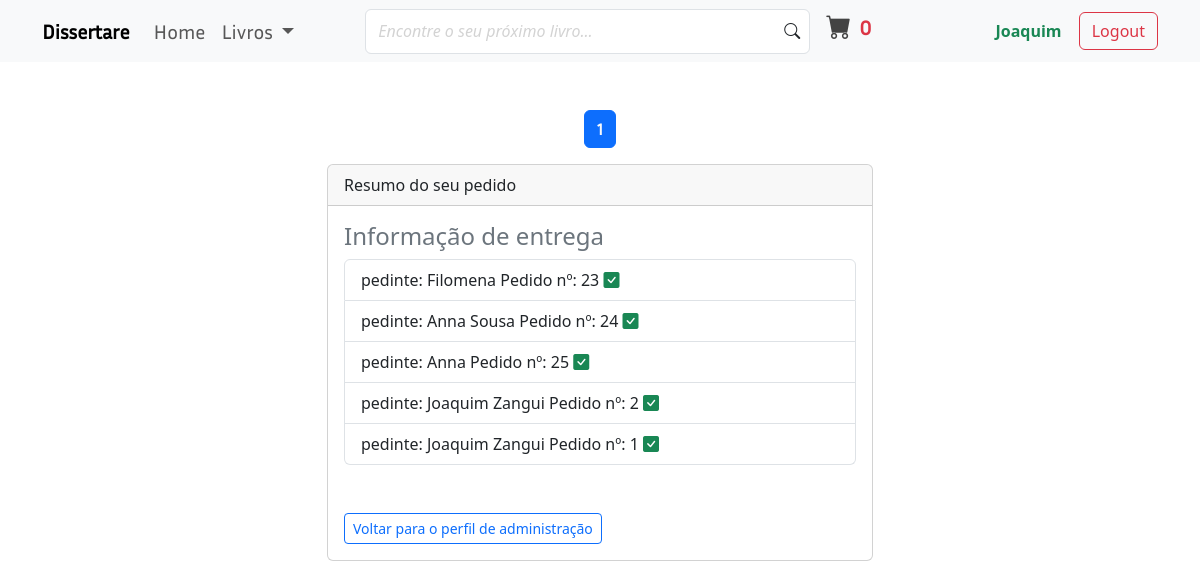
The page /payment/shipped_dash/ (signed in) on the database its author committed.
### payment/models.py (models this page shows, shortened)
class Order(models.Model):
    user = models.ForeignKey(User, on_delete=models.CASCADE, null=True, blank=True)
    full_name = models.CharField(max_length=250)
    email = models.EmailField(max_length=250)
    shipping_address = models.TextField(max_length=15000)
    amount_paid = models.DecimalField(max_digits=7, decimal_places=2)
    date_ordered = models.DateTimeField(default=timezone.now)
    shipped = models.BooleanField(default=False)
    date_shipped = models.DateTimeField(blank=True, null=True)

### payment/views.py (the view)
# urls.py: path('shipped_dash/', views.shipped_dash, name='shipped-dash'),
@login_required
def shipped_dash(request):
    if request.user.is_superuser:
        orders = Order.objects.filter(shipped=True).order_by('-date_shipped')
        pagtr = Paginator(orders, 5)
        page_number = request.GET.get('page')
        page_obj = pagtr.get_page(page_number)
        return render(request, 'payment/shipped_dash.html', {'page_obj': page_obj})
    else:
        messages.warning(request, "Access Denied")
        return redirect('books')

### books/context_processors.py (called while the page is built)
def announcement(request):
    announcement_obj = Announcement_context(request)
    announcements = announcement_obj.announcement.order_by('-date_posted')[:3]
    return {'announcements': announcements}

### cart/cart.py (called while the page is built)
    def __len__(self):
        return len(self.cart)

### cart/context_processors.py (called while the page is built)
def cart(request):
    return {'cart': Cart(request)}

### payment/templates/payment/shipped_dash.html (shortened to what this page needs)
{% extends 'books/base.html' %}
{% block main_content %}
    <div class="py-5 container">
        <nav aria-label="Page navigation example">
            <ul class="pagination pagination-md justify-content-center">
                {% for num in page_obj.paginator.page_range %}
                    {% if page_obj.number == num %}
                        <li class="page-item active" aria-current="page"><a class="page-link text-light fw-bold" href="?page={{num}}">{{num}}</a></li>
                    {% elif num > page_obj.number|add:'-3' and num < page_obj.number|add:'3' %}
                        <li class="page-item"><a class="page-link text-dark fw-bold" href="?page={{num}}">{{num}}</a></li>
                    {% endif %}
                {% endfor %}
            </ul>
        </nav>
        <div class="row">
            <div class="col-md-6 offset-md-3">
                <div class="card">
                    <div class="card-header">
                      Resumo do seu pedido
                    </div>
                    <div class="card-body">
                        <h4 class="text-secondary">Informação de entrega</h4>
                        <ul class="list-group">
                            {% for order in page_obj %}
                                <li class="list-group-item">
                                    pedinte: {{order.full_name}} Pedido nº: {{order.id}} <i class="bi bi-check-square-fill text-success"></i>
                                </li>
                            {% endfor %}
                        </ul>
                        <br><br>
                        <a href="{% url 'staff-profile' %}" class="btn btn-sm btn-outline-primary">Voltar para o perfil de administração</a>
                    </div>
                </div>
            </div>
        </div>
    </div>
{% endblock %}

### books/templates/books/base.html (shortened to what this page needs)
{% load static %}
<!doctype html>
<html lang="pt-pt">
  <head>
    <link rel="stylesheet" href="{% static 'books/css/general_style.css' %}">
    <link href="https://cdn.jsdelivr.net/npm/bootstrap@5.3.3/dist/css/bootstrap.min.css" rel="stylesheet">
    <link rel="stylesheet" href="https://cdn.jsdelivr.net/npm/bootstrap-icons@1.11.3/font/bootstrap-icons.min.css">
  </head>
  <body>
    <nav class="navbar navbar-expand-lg bg-body-tertiary sticky-top pb-3 pb-md-2">
        <div class="container">
            <a class="navbar-brand fw-bold" href="{% url 'home' %}">Dissertare</a>
            <div class="collapse navbar-collapse justify-content-between" id="navbarSupportedContent">
                <ul class="navbar-nav mb-2 mb-lg-0 fs-5">
                    {% if title == 'home' %}
                        <li class="nav-item">
                            <a class="nav-link active" aria-current="page" href="{% url 'home' %}">
                                Home
                            </a>
                        </li>
                        <li class="nav-item dropdown">
                            <a class="nav-link dropdown-toggle" href="#" role="button" data-bs-toggle="dropdown" aria-expanded="false">
                                Livros
                            </a>
                            <ul class="dropdown-menu">
                                {% if user.is_superuser %}
                                    <li class="border-bottom">
                                        <a href="{% url 'staff-profile' %}" class="dropdown-item" title="upload book">
                                            <i class="bi bi-person"></i> Perfil de administração
                                        </a>
                                    </li>
                                {% endif %}
                                <li><a class="dropdown-item" href="{% url 'books' %}">Livros</a></li>
                                <li><a class="dropdown-item" href="{% url 'home' %}">E-books</a></li>
                                <li><a class="dropdown-item" href="{% url 'home' %}">Categorias</a></li>
                            </ul>
                        </li>
                    {% else %}
                        <li class="nav-item">
                            <a class="nav-link" aria-current="page" href="{% url 'home' %}">
                                Home
                            </a>
                        </li>
                        <li class="nav-item dropdown">
                            <a class="nav-link dropdown-toggle" href="#" role="button" data-bs-toggle="dropdown" aria-expanded="false">
                                Livros
                            </a>
                        </li>
                    {% endif %}
                </ul>
                <form class="d-flex flex-column flex-md-row me-5 w-50 mb-3 mb-lg-0" role="search">
                    <div class="w-100 d-flex align-items-center me-3 form-inputs">
                        <input class="form-control fw-bold" type="text" placeholder="Encontre o seu próximo livro...">
                        <i class="bi bi-search"></i>
                    </div>
                    <div class="cart-button my-4 my-md-0">
                        <a href="{% url 'cart_summary' %}" class="d-flex flex-row align-items-center">
                            <span class="shop-bag"><i class="bi bi-cart-fill"></i></span>
                            <div class="d-flex flex-column ms-2">
                                <span id="cart_quantity" class="qty fs-5 fw-bold text-danger">{{cart|length}}</span>
                            </div>
                        </a>
                    </div>
                </form>
                <div class="justify-content-between">
                    {% if user.is_active %}
                        <a href="{% url 'profile' %}" class="btn text-success fw-bold">{{user.username|truncatechars:14}}</a>
                        <a href="{% url 'logout' %}" class="btn btn-outline-danger">Logout</a>
                    {% else %}
                        <a href="{% url 'login' %}" class="btn btn-success me-5">Login</a>
                        <a href="{% url 'register' %}" class="btn btn-outline-primary">Cadastrar</a>
                    {% endif %}
                </div>
            </div>
        </div>
    </nav>
    <main>
        {% block main_content %}{% endblock %}
    </main>
  </body>
</html>

### books/static/books/css/general_style.css (style rules this page uses)
* { box-sizing: border-box; }
h1, h2, h3, a { font-family: Inria_Sans; }
.active { color: #000; }
.form-inputs { position:relative; }
.form-inputs .form-control { height:45px; }
.form-inputs .form-control::placeholder { font-style: italic; font-weight: lighter; color: lightgray; }
.form-inputs i { position:absolute; right:10px; background-color: #fff; }
.cart-button a { text-decoration: none; color: #000; }
.shop-bag { color:#434343; font-size:25px; display:flex; border-radius:50%; align-items:center; justify-content:center; }
.qty { font-size:12px; }

### rows shown on the page
Order: full_name "Filomena", id "23"
Order: full_name "Anna Sousa", id "24"
Order: full_name "Anna", id "25"
Order: full_name "Joaquim Zangui", id "2"
Order: full_name "Joaquim Zangui", id "1"

### other values the page prints
{{ cart|length }} "0"
{{ user.username|truncatechars:14 }} "Joaquim"
{{ num }} "1"
